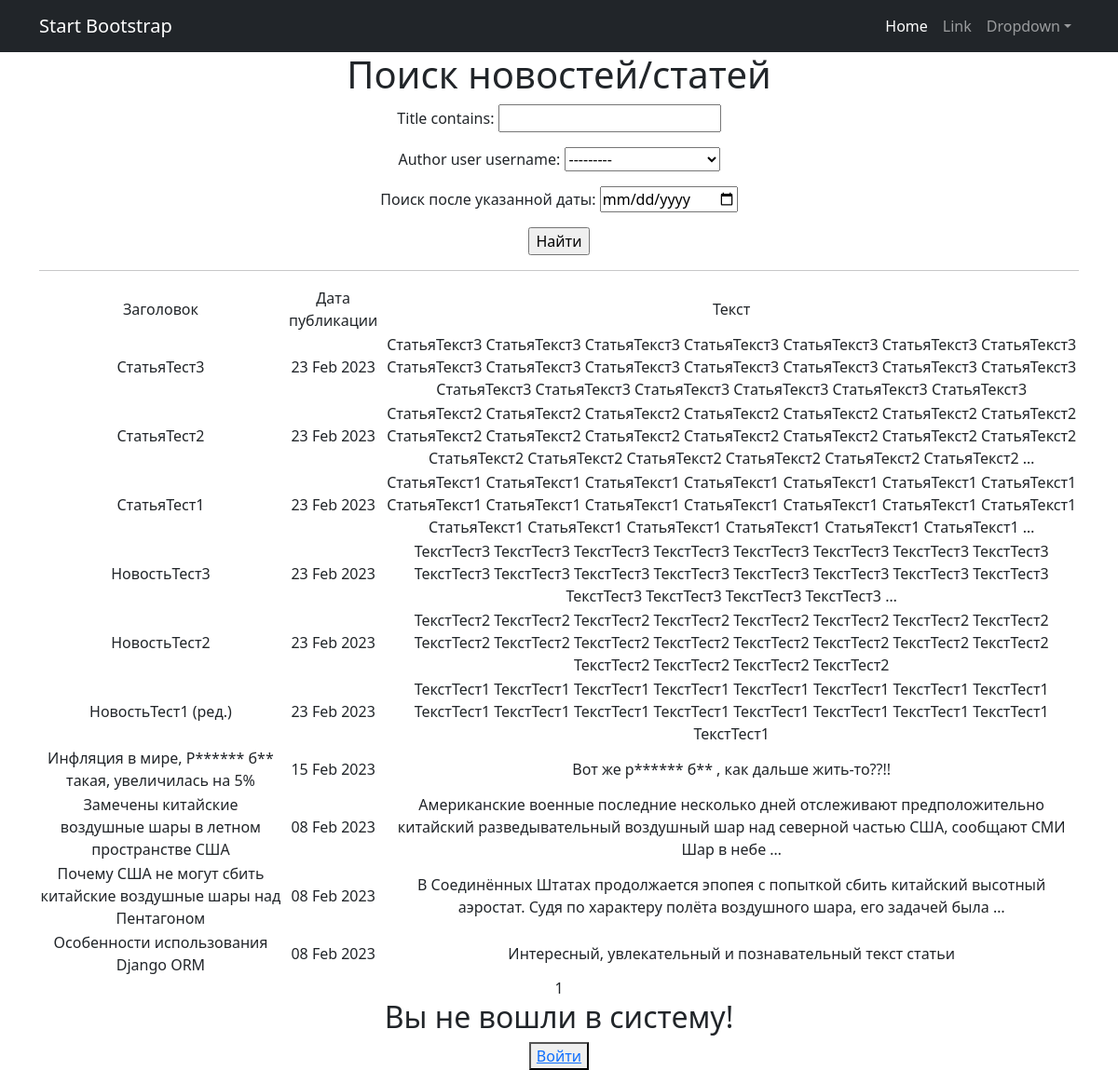
The app's page /news/search/ with its own data.
### news/models.py (models this page shows, shortened)
class Post(models.Model):
    TYPES = [
        ('P', 'Статья'),  # P for "post"
        ('N', 'Новость')   # N for "news"
    ]
    author = models.ForeignKey(Author, on_delete=models.CASCADE)
    post_type = models.CharField(max_length=1, choices=TYPES, default='P')
    creation_time = models.DateTimeField(auto_now_add=True)
    categories = models.ManyToManyField('Category', through='PostCategory')
    title = models.CharField(max_length=255, blank=False)
    text = models.TextField(blank=False)
    post_rating = models.FloatField(default=0.0)

### news/views.py (the view)
# urls.py: path('search/', NewsSearch.as_view(), name='news_search'),
class NewsSearch(ListView):
    model = Post
    ordering = '-creation_time'
    template_name = 'news_search.html'
    context_object_name = 'news_list'
    paginate_by = 10
    def get_queryset(self):
        queryset = super().get_queryset()
        self.filterset = PostFilter(self.request.GET, queryset)
        return self.filterset.qs
    def get_context_data(self, **kwargs):
        context = super().get_context_data(**kwargs)
        context['filterset'] = self.filterset
        return context

### news/templatetags/custom_filters.py (called while the page is built)
@register.filter()
def censor(value):
    bad_words = ('редиска', 'бля')
    if not isinstance(value, str):
        raise TypeError(f"unresolved type '{type(value)}' expected  type 'str'")
    for word in value.split():
        if word.lower() in bad_words:
            value = value.replace(word, f"{word[0]}{'*' * (len(word) - 1)}")
    return value

### templates/news_search.html (shortened to what this page needs)
{% extends 'flatpages/default.html' %}
{% load custom_filters %}
{% block content %}
    <h1>Поиск новостей/статей</h1>
    <form action="" method="get">
        {{ filterset.form.as_p }}
        <input type="submit" value="Найти" />
    </form>
    <hr>
    {% if news_list %}
        <table>
            <tr>
                <td>Заголовок</td>
                <td>Дата публикации</td>
                <td>Текст</td>
            </tr>
            {% for news_detail in news_list %}
            <tr>
                <td>{{ news_detail.title|censor }}</td>
                <td>{{ news_detail.creation_time|date:'d M Y' }}</td>
                <td>{{ news_detail.text|truncatewords:20|censor }}</td>
            </tr>
            {% endfor %}
        </table>
    {% else %}
        <h2>Новостей нет!</h2>
    {% endif %}
   {{ page_obj.number }}
{% if request.user.is_authenticated %}
    <h2>Страница авторизованного пользователя {{request.user.username}}</h2>
    <button> <a href="{% url 'account_logout' %}">Выйти</a> </button>
{% else %}
    <h2>Вы не вошли в систему!</h2>
    <button> <a href="{% url 'account_login' %}">Войти</a> </button>
{% endif %}
{% endblock content %}

### records on screen
Post: title|censor "СтатьяТест3", creation_time "23 Feb 2023", text|censor "СтатьяТекст3 СтатьяТекст3 СтатьяТекст3 СтатьяТекст3 СтатьяТекст3 СтатьяТекст3 СтатьяТекст3 СтатьяТекст3 СтатьяТекст3 СтатьяТекст3 СтатьяТекст3 СтатьяТекст3 СтатьяТекст3 СтатьяТекст3 СтатьяТекст3 СтатьяТекст3 СтатьяТекст3 СтатьяТекст3 СтатьяТекст3 СтатьяТекст3"
Post: title|censor "СтатьяТест2", creation_time "23 Feb 2023", text|censor "СтатьяТекст2 СтатьяТекст2 СтатьяТекст2 СтатьяТекст2 СтатьяТекст2 СтатьяТекст2 СтатьяТекст2 СтатьяТекст2 СтатьяТекст2 СтатьяТекст2 СтатьяТекст2 СтатьяТекст2 СтатьяТекст2 СтатьяТекст2 СтатьяТекст2 СтатьяТекст2 СтатьяТекст2 СтатьяТекст2 СтатьяТекст2 СтатьяТекст2 …"
Post: title|censor "СтатьяТест1", creation_time "23 Feb 2023", text|censor "СтатьяТекст1 СтатьяТекст1 СтатьяТекст1 СтатьяТекст1 СтатьяТекст1 СтатьяТекст1 СтатьяТекст1 СтатьяТекст1 СтатьяТекст1 СтатьяТекст1 СтатьяТекст1 СтатьяТекст1 СтатьяТекст1 СтатьяТекст1 СтатьяТекст1 СтатьяТекст1 СтатьяТекст1 СтатьяТекст1 СтатьяТекст1 СтатьяТекст1 …"
Post: title|censor "НовостьТест3", creation_time "23 Feb 2023", text|censor "ТекстТест3 ТекстТест3 ТекстТест3 ТекстТест3 ТекстТест3 ТекстТест3 ТекстТест3 ТекстТест3 ТекстТест3 ТекстТест3 ТекстТест3 ТекстТест3 ТекстТест3 ТекстТест3 ТекстТест3 ТекстТест3 ТекстТест3 ТекстТест3 ТекстТест3 ТекстТест3 …"
Post: title|censor "НовостьТест2", creation_time "23 Feb 2023", text|censor "ТекстТест2 ТекстТест2 ТекстТест2 ТекстТест2 ТекстТест2 ТекстТест2 ТекстТест2 ТекстТест2 ТекстТест2 ТекстТест2 ТекстТест2 ТекстТест2 ТекстТест2 ТекстТест2 ТекстТест2 ТекстТест2 ТекстТест2 ТекстТест2 ТекстТест2 ТекстТест2"
Post: title|censor "НовостьТест1 (ред.)", creation_time "23 Feb 2023", text|censor "ТекстТест1 ТекстТест1 ТекстТест1 ТекстТест1 ТекстТест1 ТекстТест1 ТекстТест1 ТекстТест1 ТекстТест1 ТекстТест1 ТекстТест1 ТекстТест1 ТекстТест1 ТекстТест1 ТекстТест1 ТекстТест1 ТекстТест1"
Post: title|censor "Инфляция в мире, Р****** б** такая, увеличилась на 5%", creation_time "15 Feb 2023", text|censor "Вот же р****** б** , как дальше жить-то??!!"
Post: title|censor "Замечены китайские воздушные шары в летном пространстве США", creation_time "08 Feb 2023", text|censor "Американские военные последние несколько дней отслеживают предположительно китайский разведывательный воздушный шар над северной частью США, сообщают СМИ Шар в небе …"
Post: title|censor "Почему США не могут сбить китайские воздушные шары над Пентагоном", creation_time "08 Feb 2023", text|censor "В Соединённых Штатах продолжается эпопея с попыткой сбить китайский высотный аэростат. Судя по характеру полёта воздушного шара, его задачей была …"
Post: title|censor "Особенности использования Django ORM", creation_time "08 Feb 2023", text|censor "Интересный, увлекательный и познавательный текст статьи"

### other values on screen
{{ page_obj.number }} "1"
